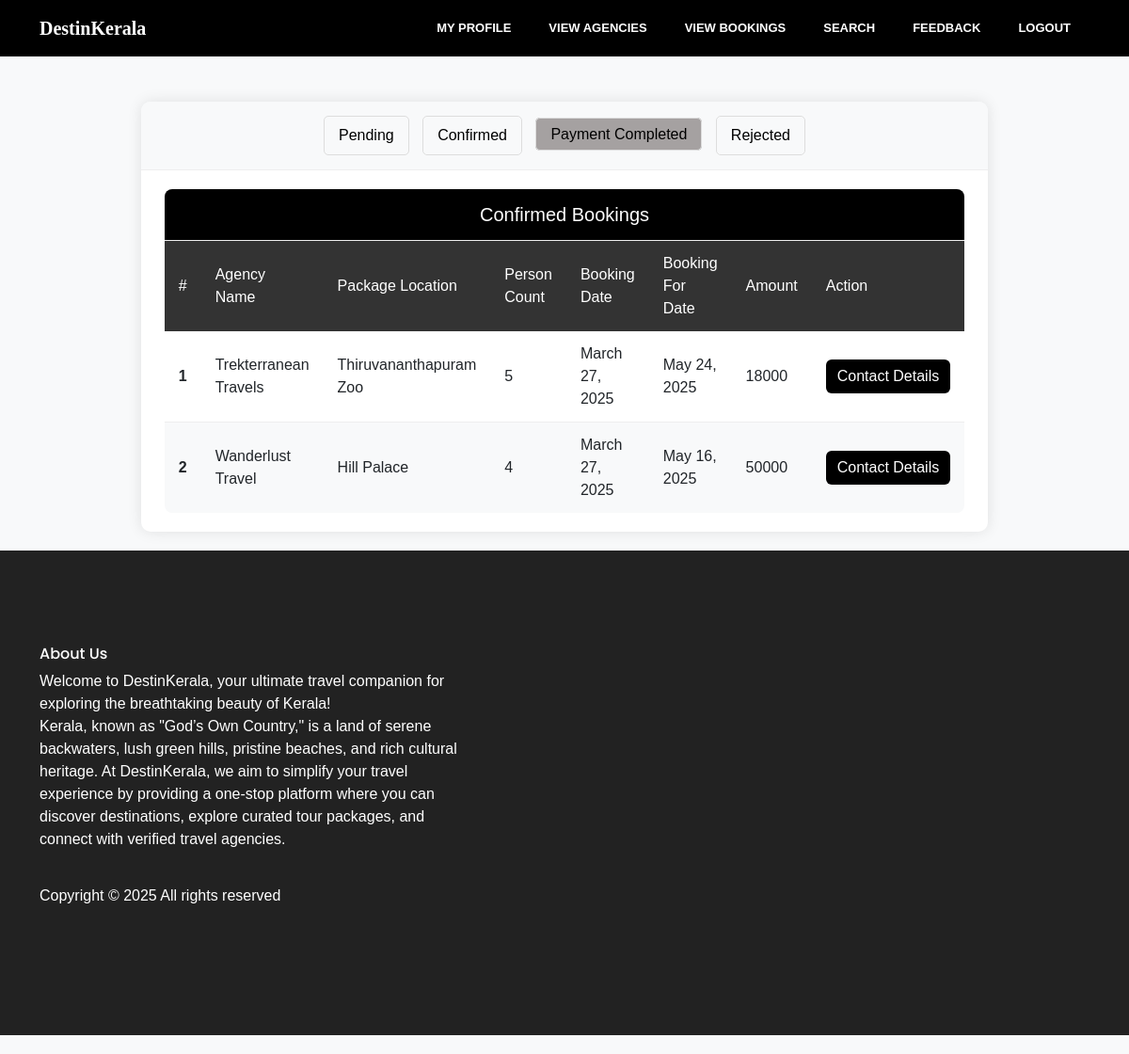
Screenshot of /User/PCBooking/ (signed in) with the database file from the repository.
### User/models.py (models this page shows)
class  tbl_packagebooking(models.Model):
    packagebooking_status=models.IntegerField(default=0)
    packagebooking_date=models.DateField(auto_now=True)
    packagebooking_fordate=models.DateField()
    user_id=models.ForeignKey(tbl_user,on_delete=models.CASCADE)
    packagelocation_id=models.ForeignKey(tbl_packagelocation,on_delete=models.CASCADE)
    person_count=models.IntegerField(default=0)

### TravelAgency/models.py (models this page shows)
class tbl_packagelocation(models.Model):
    package_id = models.ForeignKey(tbl_package, on_delete=models.CASCADE)
    location_id = models.ForeignKey(tbl_location,on_delete=models.CASCADE)

class tbl_package(models.Model):
    package_name = models.CharField(max_length=100)
    package_price = models.CharField(max_length=100)
    package_details = models.CharField(max_length=1000)
    package_type_id = models.ForeignKey(tbl_package_type, on_delete=models.CASCADE)
    agency = models.ForeignKey(tbl_travelagency,on_delete=models.CASCADE)

### Guest/models.py (models this page shows)
class tbl_travelagency(models.Model):
    agency_place = models.ForeignKey(tbl_place, on_delete=models.CASCADE)
    agency_name=  models.CharField(max_length=50)
    agency_email = models.CharField(max_length=50)
    agency_contact = models.CharField(max_length=50)
    agency_address = models.CharField(max_length=50)
    agency_photo = models.FileField(upload_to='Assets/Files/User')
    agency_license = models.FileField(upload_to='Assets/Files/User')
    agency_password = models.CharField(max_length=50)
    agency_status = models.IntegerField(default=0)

### Admin/models.py (models this page shows)
class tbl_location(models.Model):
    place_id=models.ForeignKey(tbl_place,on_delete=models.CASCADE)
    location_name=models.CharField(max_length=50)
    location_photo=models.FileField(upload_to='Assets/Files/User')

### User/views.py (the view)
# urls.py: path('PCBooking/',views.pcbooking,name='PCBooking'),
def pcbooking(request):
    if "uid" in request.session:
        booking=tbl_packagebooking.objects.filter(user_id=request.session['uid'],packagebooking_status=3)
        return render(request,'User/PCBooking.html',{'booking':booking})
    else:
        return redirect("Guest:login")

### User/Templates/User/PCBooking.html (shortened to what this page needs)
{% extends 'User/Header.html' %}
{% block content %}
<!DOCTYPE html>
<html lang="en">
<head>
    <link href="https://cdn.jsdelivr.net/npm/bootstrap@5.3.0/dist/css/bootstrap.min.css" rel="stylesheet">
</head>
<body>
    <div class="container">
        <div class="booking-container">
            <div class="booking-nav">
                <a href="{% url 'User:ViewBookings' %}" class="btn">Pending</a>
                <a href="{% url 'User:CBooking' %}" class="btn">Confirmed</a>
                <a class="view" href="{% url 'User:PCBooking' %}" class="btn">Payment Completed</a>
                <a href="{% url 'User:RBooking' %}" class="btn">Rejected</a>
            </div>
            <table class="booking-table table-hover">
                <thead>
                    <tr>
                        <td colspan="8" class="table-header">Confirmed Bookings</td>
                    </tr>
                    <tr>
                        <th>#</th>
                        <th>Agency Name</th>
                        <th>Package Location</th>
                        <th>Person Count</th>
                        <th>Booking Date</th>
                        <th>Booking For Date</th>
                        <th>Amount</th>
                        <th>Action</th>
                    </tr>
                </thead>
                <tbody>
                    {% for i in booking %}
                    <tr>
                        <td class="counter-cell">{{forloop.counter}}</td>
                        <td>{{i.packagelocation_id.package_id.agency.agency_name}}</td>
                        <td>{{i.packagelocation_id.location_id.location_name}}</td>
                        <td>{{i.person_count}}</td>
                        <td>{{i.packagebooking_date}}</td>
                        <td>{{i.packagebooking_fordate}}</td>
                        <td>{{i.packagelocation_id.package_id.package_price}}</td>
                        <td><a href="{% url 'User:AgencyContact' i.packagelocation_id.package_id.agency.id %}" class="btn btn-profile">Contact Details</a></td>
                    </tr>
                    {% endfor %}
                </tbody>
            </table>
        </div>
    </div>
</body>
</html>
{% endblock %}

### User/Templates/User/Header.html (shortened to what this page needs)
{% load static %}
<!DOCTYPE html>
<html lang="zxx" class="no-js">
<head>
    <link rel="stylesheet" href="{% static  'Main/css/linearicons.css' %} ">
    <link rel="stylesheet" href="{% static 'Main/css/font-awesome.min.css' %}">
    <link rel="stylesheet" href="{% static 'Main/css/bootstrap.css' %}">
    <link rel="stylesheet" href="{% static 'Main/css/magnific-popup.css' %}">
    <link rel="stylesheet" href="{% static 'Main/css/animate.min.css' %}">
    <link rel="stylesheet" href="{% static 'Main/css/owl.carousel.css'  %}">
    <link rel="stylesheet" href="{% static 'Main/css/main.css' %}">
</head>
<body>
    <section class="banner-area" id="home">
        <header class="default-header">
            <nav class="navbar navbar-expand-lg  navbar-light">
                <div class="container">
                    <a class="logo" href="{% url 'User:Homepage' %}">
                        DestinKerala
                    </a>
                    <div class="collapse navbar-collapse justify-content-end align-items-center"
                        id="navbarSupportedContent">
                        <ul class="navbar-nav">
                            <li><a href="{% url 'User:MyProflie' %}">My Profile</a></li>
                            <li><a href="{% url 'User:ViewAgencies' %}">View Agencies</a></li>
                            <li><a href="{% url 'User:ViewBookings' %}">View Bookings</a></li>
                            <li><a href="{% url 'User:Search' %}">Search</a></li>
                            <li><a href="{% url 'User:Feedback' %}">Feedback</a></li>
                            <li><a href="{% url 'User:Logout' %}">Logout</a></li>
                        </ul>
                    </div>
                </div>
            </nav>
        </header>
    </section>
    <section class="d-flex align-items-center justify-content-center pt-40 pb-20">
    {% block content %}
    {% endblock %}
</section>
    <footer class="footer-area section-gap">
        <div class="container">
            <div class="row">
                <div class="col-lg-5 col-md-6 col-sm-6">
                    <div class="single-footer-widget">
                        <h6>About Us</h6>
                        <p>
                            Welcome to DestinKerala, your ultimate travel companion for exploring the breathtaking beauty of Kerala!
                            <br>
                            Kerala, known as "God’s Own Country," is a land of serene backwaters, lush green hills, pristine beaches, and rich cultural heritage. At DestinKerala, we aim to simplify your travel experience by providing a one-stop platform where you can discover destinations, explore curated tour packages, and connect with verified travel agencies.
                        </p>
                        <p class="footer-text">Copyright &copy;
                            <script>document.write(new Date().getFullYear());</script> All rights reserved
                        </p>
                    </div>
                </div>
            </div>
        </div>
    </footer>
</body>
</html>

### Guest/static/Main/css/main.css (style rules this page uses)
body { color: #777777; font-family: "Poppins", sans-serif; font-size: 14px; font-weight: 300; line-height: 1.625em; position: relative; }
ol, ul { margin: 0; padding: 0; list-style: none; }
a { -webkit-transition: all 0.3s ease 0s; -moz-transition: all 0.3s ease 0s; -o-transition: all 0.3s ease 0s; transition: all 0.3s ease 0s; }
a, a:focus, a:hover { text-decoration: none; outline: 0; }
h1, h2, h3, h4, h5, h6 { font-family: "Poppins", sans-serif; color: #222222; line-height: 1.2em !important; margin-bottom: 0; margin-top: 0; font-weight: 600; }
h6, .h6 { font-size: 14px; color: #222222; }
td, th { border-radius: 0px; }
.pt-40 { padding-top: 40px; }
.pb-20 { padding-bottom: 20px; }
h6 { font-size: 14px; }
h1, h2, h3, h4, h5, h6 { line-height: 1.5em; }
.default-header { position: absolute; top: 0; left: 0; width: 100%; z-index: 9; }
.navbar-nav a { text-transform: uppercase; font-weight: 600; color: #fff; padding: 20px; }
.section-gap { padding: 120px 0; }
.default-header { background-color: #000; width: 100% !important; }
.footer-area { padding-top: 100px; background-color: #222222; }
h6 { color: #fff; margin-bottom: 25px; font-size: 18px; font-weight: 600; }
.footer-text { padding-top: 20px; }

### User/Templates/User/Header.html (style rules this page uses)
.navbar-nav { font-size: 13px; }
.navbar-nav a { text-decoration: none; }
.single-footer-widget { color: white; }
.logo { text-decoration: none; color: white; font-family:cursive; font-weight: bold; font-size: 20px; margin-bottom: 7px; margin-top: 7px; }

### User/Templates/User/PCBooking.html (style rules this page uses)
body { background-color: #f8f9fa; font-family: 'Arial', sans-serif; padding-top: 20px; padding-bottom: 20px; }
.booking-container { max-width: 900px; margin: 0 auto; background-color: white; border-radius: 10px; box-shadow: 0 0 15px rgba(0, 0, 0, 0.1); overflow: hidden; padding-bottom: 20px; }
.booking-nav { background-color: #f8f9fa; padding: 15px; margin-bottom: 20px; border-bottom: 1px solid #eee; text-align: center; }
.booking-nav a { color: #000; text-decoration: none; padding: 8px 15px; margin: 0 5px; border: 1px solid #ddd; border-radius: 5px; transition: all 0.3s ease; }
.booking-table { width: 90%; margin: 0 auto; border-collapse: separate; border-spacing: 0; border-radius: 8px; overflow: hidden; }
.table-header { background-color: #000; color: white; font-size: 20px; text-align: center; padding: 15px; }
.booking-table th { background-color: #333; color: white; padding: 12px 15px; font-weight: normal; }
.booking-table td { padding: 12px 15px; border-bottom: 1px solid #eee; }
.booking-table tr:last-child td { border-bottom: none; }
.booking-table tr:nth-child(even) { background-color: #f8f9fa; }
.counter-cell { text-align: center; font-weight: bold; width: 50px; }
.view { background-color: rgb(165, 161, 161); }
.btn-profile { background-color: #000; color: white; border: none; transition: all 0.3s ease; }
.navbar-nav a { text-decoration: none; }
.single-footer-widget { color: white; }

### rows the page displays
tbl_packagebooking: packagelocation_id.package_id.agency.agency_name "Trekterranean Travels", packagelocation_id.location_id.location_name "Thiruvananthapuram Zoo", person_count "5", packagebooking_date "March 27, 2025", packagebooking_fordate "May 24, 2025", packagelocation_id.package_id.package_price "18000"
tbl_packagebooking: packagelocation_id.package_id.agency.agency_name "Wanderlust Travel", packagelocation_id.location_id.location_name "Hill Palace", person_count "4", packagebooking_date "March 27, 2025", packagebooking_fordate "May 16, 2025", packagelocation_id.package_id.package_price "50000"
